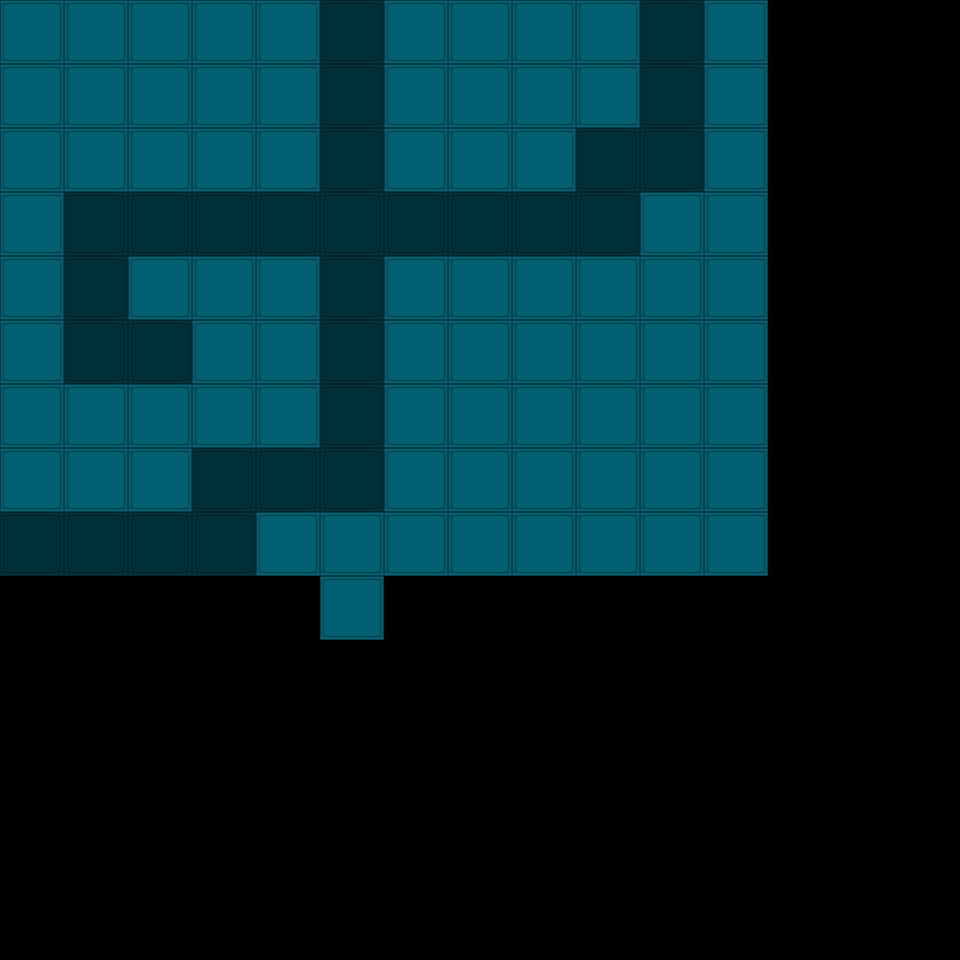

Rendered tile map (Tiled .tmx) drawn with the repository's tilesets; below, a short description and the full map source, tile grids included:
An orthogonal 15x15 tile map with 64x64 px tiles, 1 tile layer (level1), 3 tilesets and 5 objects (5x wall).

<map version="1.0" orientation="orthogonal" renderorder="right-down" width="15" height="15" tilewidth="64" tileheight="64" nextobjectid="54">
 <tileset firstgid="1" name="tiles" tilewidth="64" tileheight="64" spacing="2" margin="2" tilecount="225">
  <image source="tiles.png" width="992" height="992" />
 </tileset>
 <tileset firstgid="226" name="tank" tilewidth="31" tileheight="45" tilecount="1">
  <image source="tank.png" width="31" height="45" />
 </tileset>
 <tileset firstgid="227" name="wall_v" tilewidth="19" tileheight="64" tilecount="1">
  <image source="wall_v.png" width="19" height="64" />
 </tileset>
 <layer name="level1" width="15" height="15">
  <data encoding="csv">
64,64,64,64,64,63,64,64,64,64,63,64,0,0,0,
64,64,64,64,64,63,64,64,64,64,63,64,0,0,0,
64,64,64,64,64,63,64,64,64,63,63,64,0,0,0,
64,63,63,63,63,63,63,63,63,63,64,64,0,0,0,
64,63,64,64,64,63,64,64,64,64,64,64,0,0,0,
64,63,63,64,64,63,64,64,64,64,64,64,0,0,0,
64,64,64,64,64,63,64,64,64,64,64,64,0,0,0,
64,64,64,63,63,63,64,64,64,64,64,64,0,0,0,
63,63,63,63,64,64,64,64,64,64,64,64,0,0,0,
0,0,0,0,0,64,0,0,0,0,0,0,0,0,0,
0,0,0,0,0,0,0,0,0,0,0,0,0,0,0,
0,0,0,0,0,0,0,0,0,0,0,0,0,0,0,
0,0,0,0,0,0,0,0,0,0,0,0,0,0,0,
0,0,0,0,0,0,0,0,0,0,0,0,0,0,0,
0,0,0,0,0,0,0,0,0,0,0,0,0,0,0
</data>
 </layer>
 <objectgroup name="objects">
  <object id="9" type="wall" gid="226" x="658" y="119" width="31" height="45" />
  <object id="50" type="wall" gid="227" x="100" y="97" width="19" height="64" />
  <object id="51" type="wall" gid="227" x="300" y="449" width="19" height="64" />
  <object id="52" type="wall" gid="227" x="299" y="384" width="19" height="64" />
  <object id="53" type="wall" gid="227" x="299" y="320" width="19" height="64" />
 </objectgroup>
</map>
